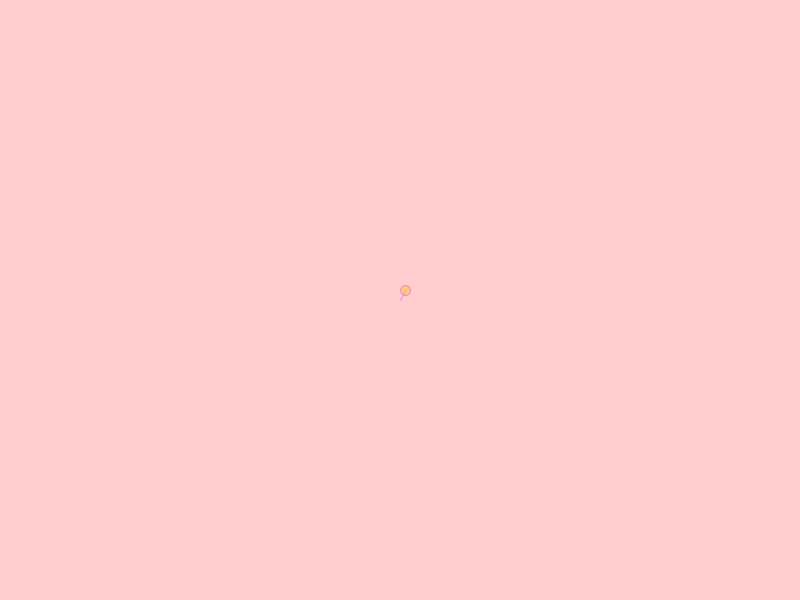
Frame 1 (no input)
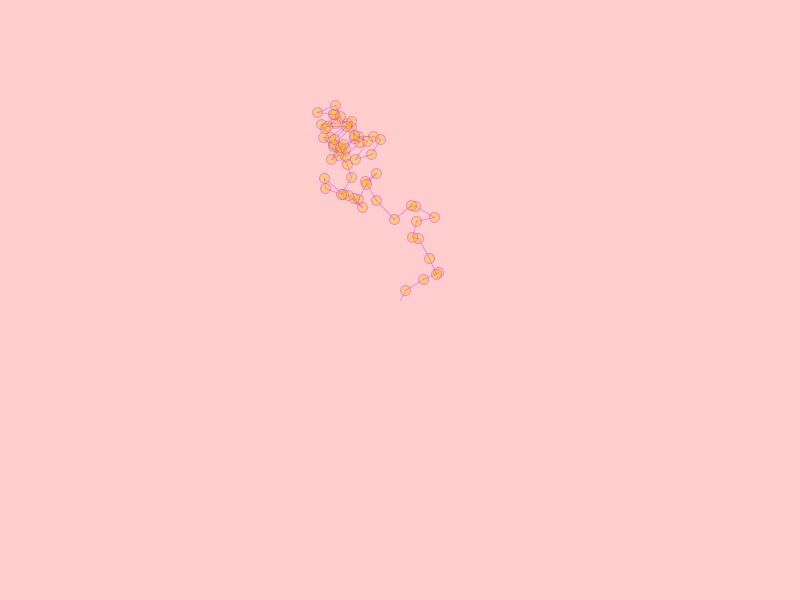
Frame 60 (the mouse pressed at the canvas centre just before this capture)
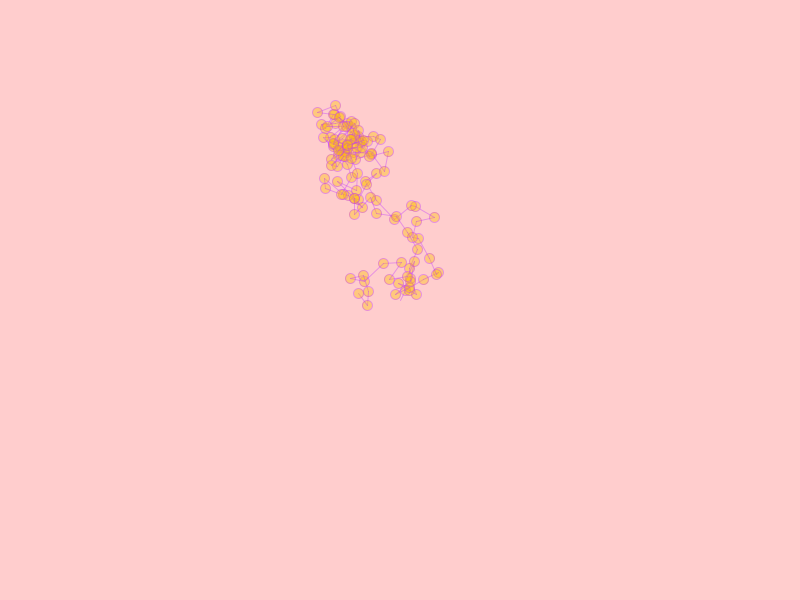
Frame 120 (the mouse held since frame 60 and released just before this capture)

The Processing sketch that drew these frames (run headless with seeded random() and noise(); from frame 60 on, the mouse is pressed at the canvas centre):

// Processing sketch: E_pollock1
// ── E_pollock1.pde

// myfirstsketch : draw a white square where my mouse is
// groovy

// at the top of the sketch
float r, g, b, x1, y1, x2, y2; // GLOBAL variables

// this runs when i hit play
void setup()
{
  size(800, 600); // sets up the size of the canvas
  
  background(255, 205, 205);
  
  x1 = width/2;
  y1 = height/2;
  
}

// this runs every frame
void draw()
{
    
    
  // these are variables:
  r = 192;
  g = 50;
  b = 255;
  
  x2 = x1+random(-20, 20);
  y2 = y1+random(-20, 20);
  
  // set a more interesting color
  noFill(); // don't draw a fill
  stroke(r, g, b, 100); // set the stroke to the nice purple
  line(x1, y1, x2, y2); // x1, y1, x2, y2
  
  fill(255, 192, 0, 100); // set the fill to yellow
  ellipse(x2, y2, 10, 10); // draw a circle
  
  // stash our new x and y for the next round
  x1 = x2;
  y1 = y2;
  
  // checking the boundaries
  if(x1>width) x1 = 0;
  if(x1<0) x1 = width;
  if(y1>height) y1 = 0;
  if(y1<0) y1 = height;
  
}

// this runs when i pick up a key on the keyboard
void keyReleased()
{
  if(key==' ') background(255, 192, 0);
  
}
